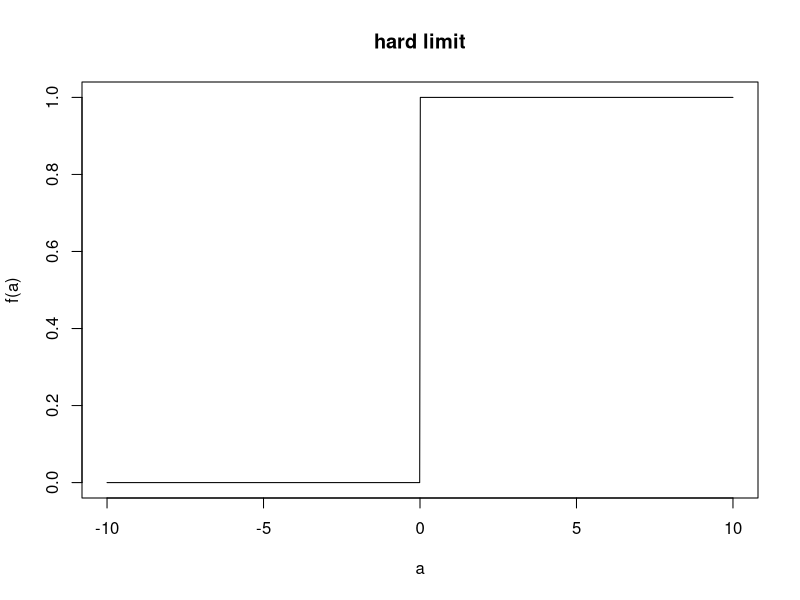
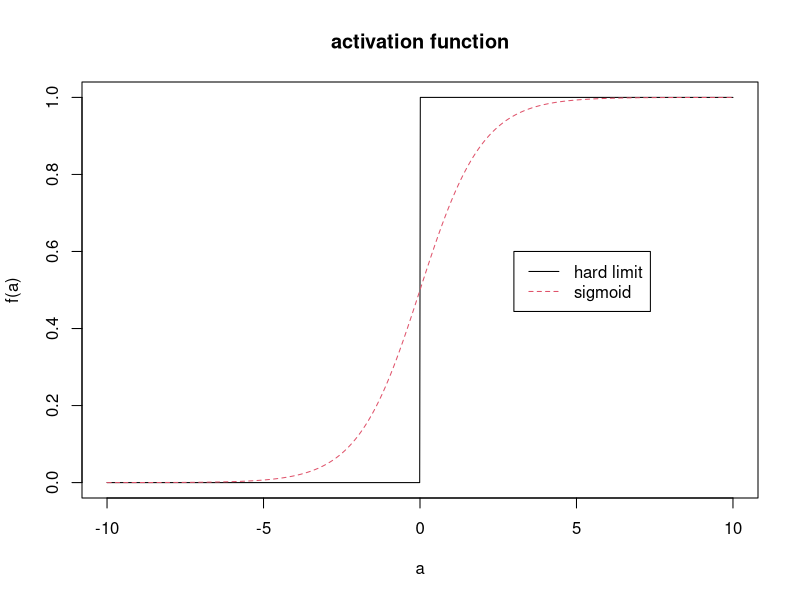

Reproduce these figures in R, in order.
a <- as.matrix(seq(-10, 10, len=1000))

hardlim <- function(x){
   if( x > 0 ) return (1)
return(0)
}

plot(a, apply(a, 1, hardlim), type='l', ylab='f(a)', main='hard limit')

##dev.copy2eps(file='hardlim.eps')


plot(a, apply(a, 1, hardlim), type='l', lty=1, col=1, ylab='f(a)',
   main='activation function')
lines(a, 1/(1+exp(-a)), lty=2, col=2)
legend(3, 0.6, c('hard limit', 'sigmoid'), lty=c(1,2), col=c(1,2))
dev.copy2eps(file='activation.eps')